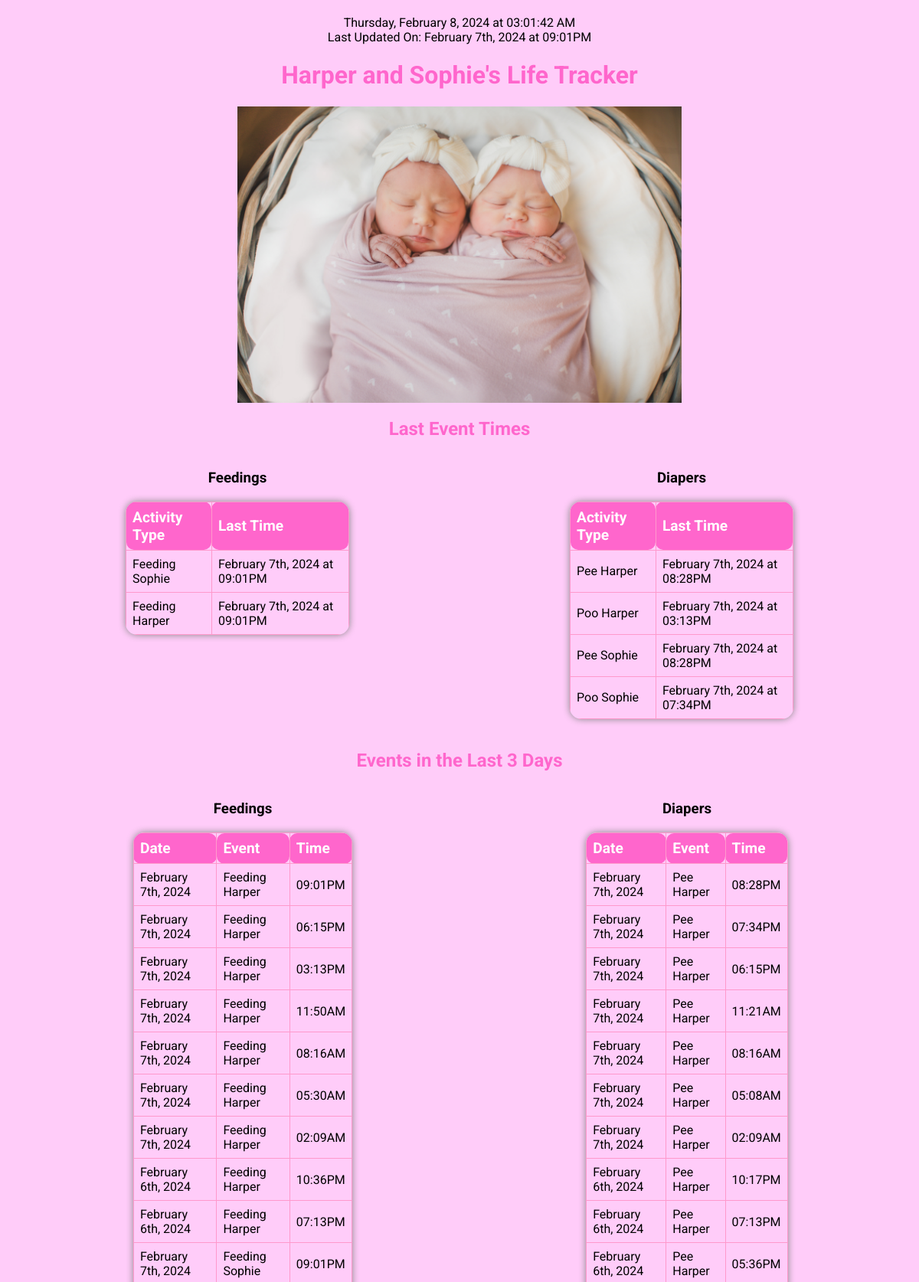
The page / (upper part) on the database its author committed.
### tables this page shows
CREATE TABLE keypresses (
    id INTEGER PRIMARY KEY,
    key_label TEXT NOT NULL,
    timestamp DATETIME DEFAULT CURRENT_TIMESTAMP
);

### app.py (the view)
@app.route('/')
def index():
    most_recent_keypress = get_most_recent_keypress()
    simplified_last_update = format_datetime(most_recent_keypress) if most_recent_keypress else "No recent updates"
    last_event_times = get_last_event_times()  # This now contains both 'Feeding' and 'Diapers' categories
    image_files = get_image_files()  # Get list of image files
    events_last_3_days = get_events_last_3_days()  # Fetch events for the last 3 days
    activity_counts_last_7_days = get_activity_counts_last_7_days()
    return render_template('index.html',
                           key_counts=get_key_counts(),
                           last_event_times=last_event_times,  # Pass the structured dict as is
                           today_counts=get_today_counts(),
                           average_counts_per_day=get_average_counts_per_day(),
                           last_updated=simplified_last_update,
                           image_files=image_files,
                           events_last_3_days=events_last_3_days,
                           activity_counts_last_7_days=activity_counts_last_7_days)

### app.py (called while the page is built)
def get_db_connection():
    conn = sqlite3.connect(DATABASE)
    conn.row_factory = sqlite3.Row
    return conn

def query_db(query, args=(), one=False):
    with get_db_connection() as conn:
        cur = conn.execute(query, args)
        rv = cur.fetchall()
        return (rv[0] if rv else None) if one else rv

def get_key_counts():
    return {row['key_label']: row['count'] for row in query_db("SELECT key_label, COUNT(*) as count FROM keypresses GROUP BY key_label")}

def get_most_recent_keypress():
    query = "SELECT MAX(timestamp) FROM keypresses"
    result = query_db(query, one=True)
    return result['MAX(timestamp)'] if result and result['MAX(timestamp)'] else None

def get_last_event_times():
    categories = {
        'Feeding': ['Feeding Sophie', 'Feeding Harper'],
        'Diapers': ['Pee Harper','Poo Harper', 'Pee Sophie', 'Poo Sophie']
    }
    last_events = {'Feeding': {}, 'Diapers': {}}
    with get_db_connection() as conn:
        for category, labels in categories.items():
            for label in labels:
                cur = conn.execute("SELECT key_label, MAX(timestamp) FROM keypresses WHERE key_label = ? GROUP BY key_label", (label,))
                row = cur.fetchone()
                if row:
                    last_events[category][row['key_label']] = format_datetime(row['MAX(timestamp)'])
    return last_events

def get_today_counts():
    today = datetime.now().strftime('%Y-%m-%d')
    return {row['key_label']: row['COUNT(*)'] for row in query_db("SELECT key_label, COUNT(*) FROM keypresses WHERE DATE(timestamp) = ? GROUP BY key_label", [today])}

def get_average_counts_per_day():
    return {row['key_label']: row['total_count'] / row['days'] for row in query_db("SELECT key_label, COUNT(*) as total_count, COUNT(DISTINCT DATE(timestamp)) as days FROM keypresses GROUP BY key_label") if row['days'] > 0}

def format_datetime(datetime_str, local_tz='America/New_York'):
    utc_tz = pytz.utc
    local_timezone = timezone(local_tz)
    utc_dt = datetime.strptime(datetime_str, "%Y-%m-%d %H:%M:%S")
    utc_dt = utc_tz.localize(utc_dt)  # Localize as UTC
    local_dt = utc_dt.astimezone(local_timezone)  # Convert to local timezone
    suffix = ["th", "st", "nd", "rd"][(local_dt.day % 10) - 1 if local_dt.day % 10 < 4 and not 11 <= local_dt.day <= 13 else 0]
    formatted_datetime = local_dt.strftime(f"%B {local_dt.day}{suffix}, %Y at %I:%M%p")
    return formatted_datetime

### templates/index.html (shortened to what this page needs)
<!DOCTYPE html>
<html lang="en">
<head>
</head>
<body>
    <div id="currentDateTime" class="timestamp"></div>
    <div class="timestamp">Last Updated On: {{ last_updated }}</div>
    <h1>Harper and Sophie's Life Tracker</h1>
    <img src="{{ url_for('static', filename='assets/images/girlsbasket.jpg') }}" alt="Photo of the girls in basket day 2 of life" class="content-image" onclick="toggleGallery(true)">
    <h2>Last Event Times</h2>
    <div style="display: flex; justify-content: space-around;">
        <div>
            <h3>Feedings</h3>
            <table>
                <tr>
                    <th>Activity Type</th>
                    <th>Last Time</th>
                </tr>
                {% for key, time in last_event_times['Feeding'].items() %}
                <tr>
                    <td>{{ key }}</td>
                    <td>{{ time }}</td>
                </tr>
                {% endfor %}
            </table>
        </div>
        <div>
            <h3>Diapers</h3>
            <table>
                <tr>
                    <th>Activity Type</th>
                    <th>Last Time</th>
                </tr>
                {% for key, time in last_event_times['Diapers'].items() %}
                <tr>
                    <td>{{ key }}</td>
                    <td>{{ time }}</td>
                </tr>
                {% endfor %}
            </table>
        </div>
    </div>
    <h2>Events in the Last 3 Days</h2>
    <div style="display: flex; justify-content: space-around;">
        <div>
            <h3>Feedings</h3>
            <table>
                <tr>
                    <th>Date</th>
                    <th>Event</th>
                    <th>Time</th>
                </tr>
                {% for event in events_last_3_days['Feeding'] %}
                <tr>
                    <td>{{ event.timestamp.split(' at ')[0] }}</td>
                    <td>{{ event.key_label }}</td>
                    <td>{{ event.timestamp.split(' at ')[1] }}</td>
                </tr>
                {% endfor %}
            </table>
        </div>
        <div>
            <h3>Diapers</h3>
            <table>
                <tr>
                    <th>Date</th>
                    <th>Event</th>
                    <th>Time</th>
                </tr>
                {% for event in events_last_3_days['Diapers'] %}
                <tr>
                    <td>{{ event.timestamp.split(' at ')[0] }}</td>
                    <td>{{ event.key_label }}</td>
                    <td>{{ event.timestamp.split(' at ')[1] }}</td>
                </tr>
                {% endfor %}
            </table>
        </div>
    </div>
</body>
</html>

### templates/index.html (style rules this page uses)
body { font-family: 'Roboto', sans-serif; background-color: #ffccf9; text-align: center; padding: 20px; margin: 0; }
h1, h2 { color: #ff66cc; }
table { width: 100%; max-width: 80%; margin: 20px auto; border-collapse: collapse; border-radius: 15px; overflow: hidden; box-shadow: 0 0 10px #888888; }
th, td { border: 1px solid #ff99cc; padding: 8px; text-align: left; border-radius: 10px; }
th { background-color: #ff66cc; color: white; font-size: 1.2em; }
tr:nth-child(even) { background-color: #ffccf9; }
.content-image { max-width: 100%; height: auto; display: block; margin: 20px auto; cursor: pointer; }
@media (min-width: 768px) { .content-image { max-width: 50%; } }

### rows shown on the page
keypresses: timestamp "February 7th, 2024", key_label "Feeding Harper", timestamp "09:01PM"
keypresses: timestamp "February 7th, 2024", key_label "Feeding Harper", timestamp "06:15PM"
keypresses: timestamp "February 7th, 2024", key_label "Feeding Harper", timestamp "03:13PM"
keypresses: timestamp "February 7th, 2024", key_label "Feeding Harper", timestamp "11:50AM"
keypresses: timestamp "February 7th, 2024", key_label "Feeding Harper", timestamp "08:16AM"
keypresses: timestamp "February 7th, 2024", key_label "Feeding Harper", timestamp "05:30AM"
keypresses: timestamp "February 7th, 2024", key_label "Feeding Harper", timestamp "02:09AM"
keypresses: timestamp "February 6th, 2024", key_label "Feeding Harper", timestamp "10:36PM"
keypresses: timestamp "February 6th, 2024", key_label "Feeding Harper", timestamp "07:13PM"
keypresses: timestamp "February 7th, 2024", key_label "Feeding Sophie", timestamp "09:01PM"
keypresses: timestamp "February 7th, 2024", key_label "Pee Harper", timestamp "08:28PM"
keypresses: timestamp "February 7th, 2024", key_label "Pee Harper", timestamp "07:34PM"
keypresses: timestamp "February 7th, 2024", key_label "Pee Harper", timestamp "06:15PM"
keypresses: timestamp "February 7th, 2024", key_label "Pee Harper", timestamp "11:21AM"
keypresses: timestamp "February 7th, 2024", key_label "Pee Harper", timestamp "08:16AM"
keypresses: timestamp "February 7th, 2024", key_label "Pee Harper", timestamp "05:08AM"
keypresses: timestamp "February 7th, 2024", key_label "Pee Harper", timestamp "02:09AM"
keypresses: timestamp "February 6th, 2024", key_label "Pee Harper", timestamp "10:17PM"
keypresses: timestamp "February 6th, 2024", key_label "Pee Harper", timestamp "07:13PM"
keypresses: timestamp "February 6th, 2024", key_label "Pee Harper", timestamp "05:36PM"

### other values the page prints
{{ last_updated }} "February 7th, 2024 at 09:01PM"
{{ key }} "Feeding Sophie" "Feeding Harper"
{{ time }} "February 7th, 2024 at 09:01PM" "February 7th, 2024 at 09:01PM"
{{ key }} "Pee Harper" "Poo Harper" "Pee Sophie" "Poo Sophie"
{{ time }} "February 7th, 2024 at 08:28PM" "February 7th, 2024 at 03:13PM" "February 7th, 2024 at 08:28PM" "February 7th, 2024 at 07:34PM"
